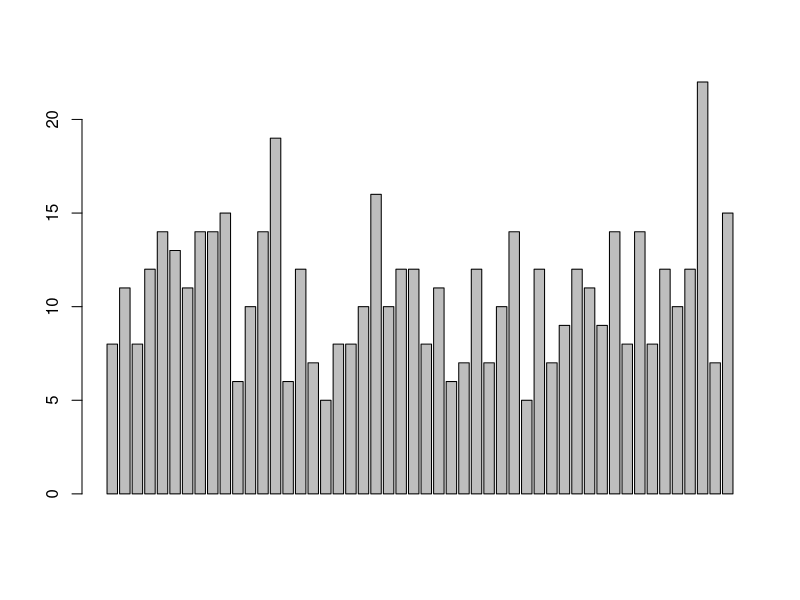
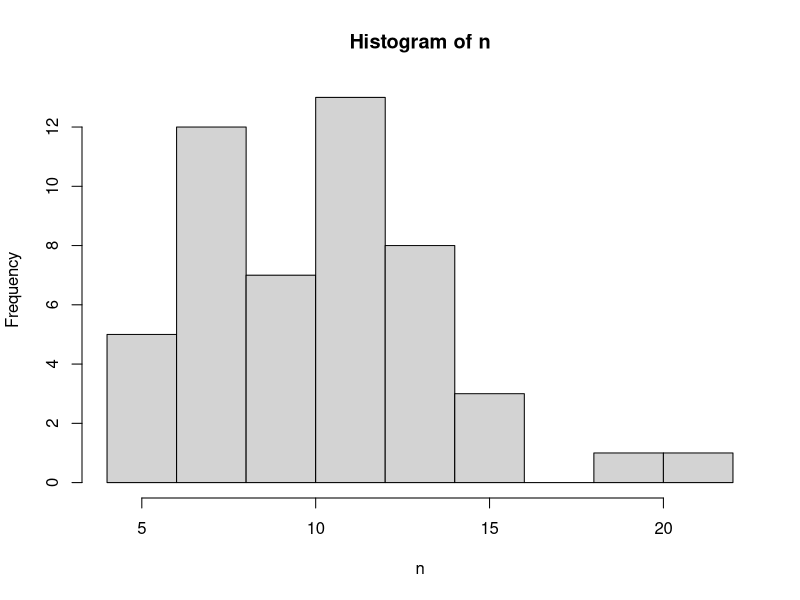
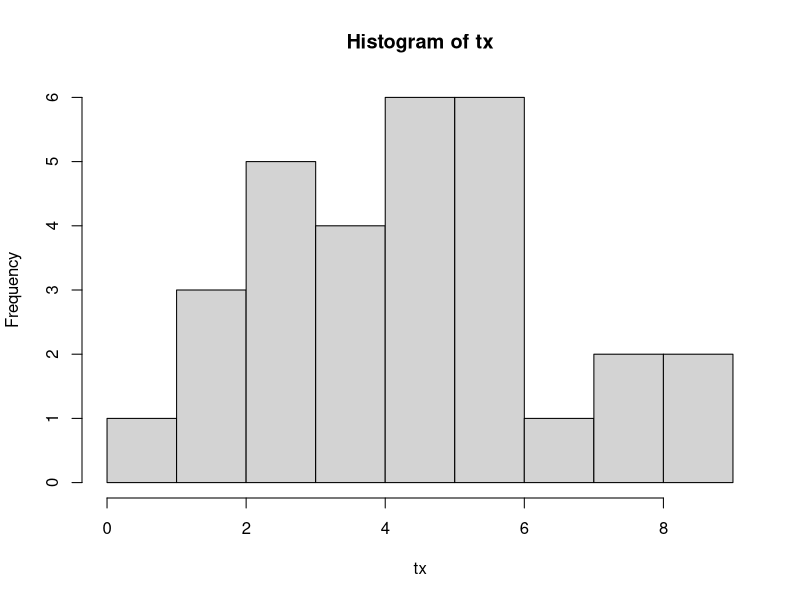
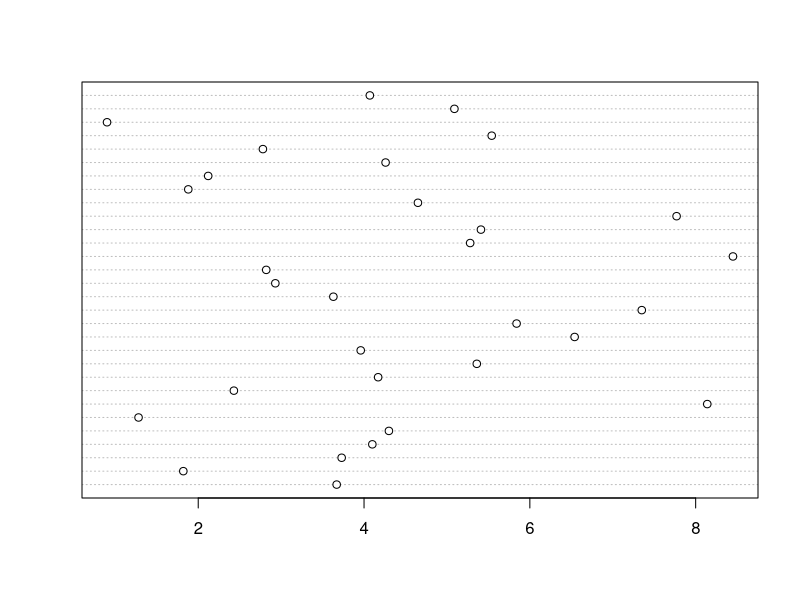
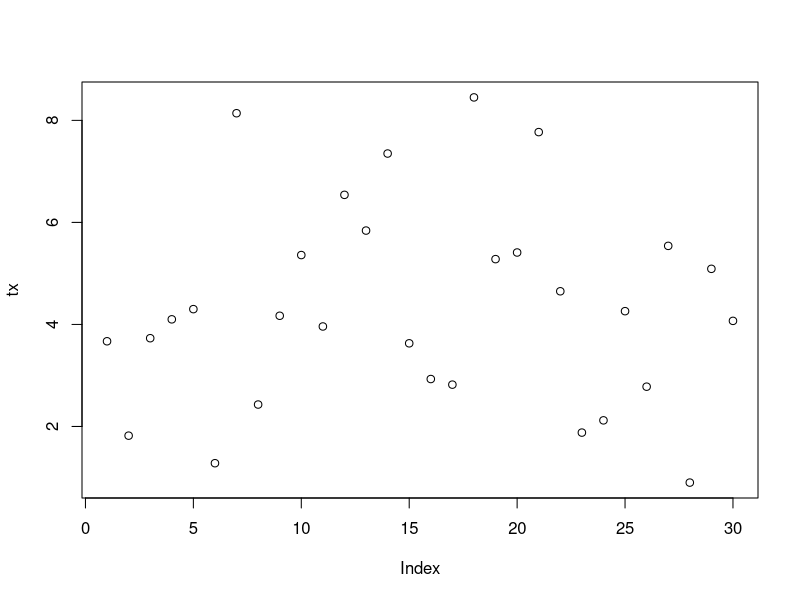

These figures' R source, in order:
rm(list=ls())
#Exercício 4
n <- c(8, 11, 8, 12, 14, 13, 11, 14, 14, 15, 6, 10, 14, 19, 6, 12, 7, 5, 8, 8,
       10, 16, 10, 12, 12, 8, 11, 6,7, 12, 7, 10, 14, 5, 12, 7, 9, 12, 11, 9, 14, 8, 
       14, 8, 12, 10, 12, 22, 7, 15)

#Letra a
min(n)
max(n)
mean(n)
median(n)
quantile(n)
barplot(n)
hist(n)
stem(n,scale = 2)

#Exercício 6

tx <- c(3.67,1.82,3.73,4.10,4.30,
        1.28,8.14,2.43,4.17,5.36,
        3.96,6.54,5.84,7.35,3.63,
        2.93,2.82,8.45,5.28,5.41,
        7.77,4.65,1.88,2.12,4.26,
        2.78,5.54,0.90,5.09,4.07)
hist(tx)
dotchart(tx)
plot(tx)

